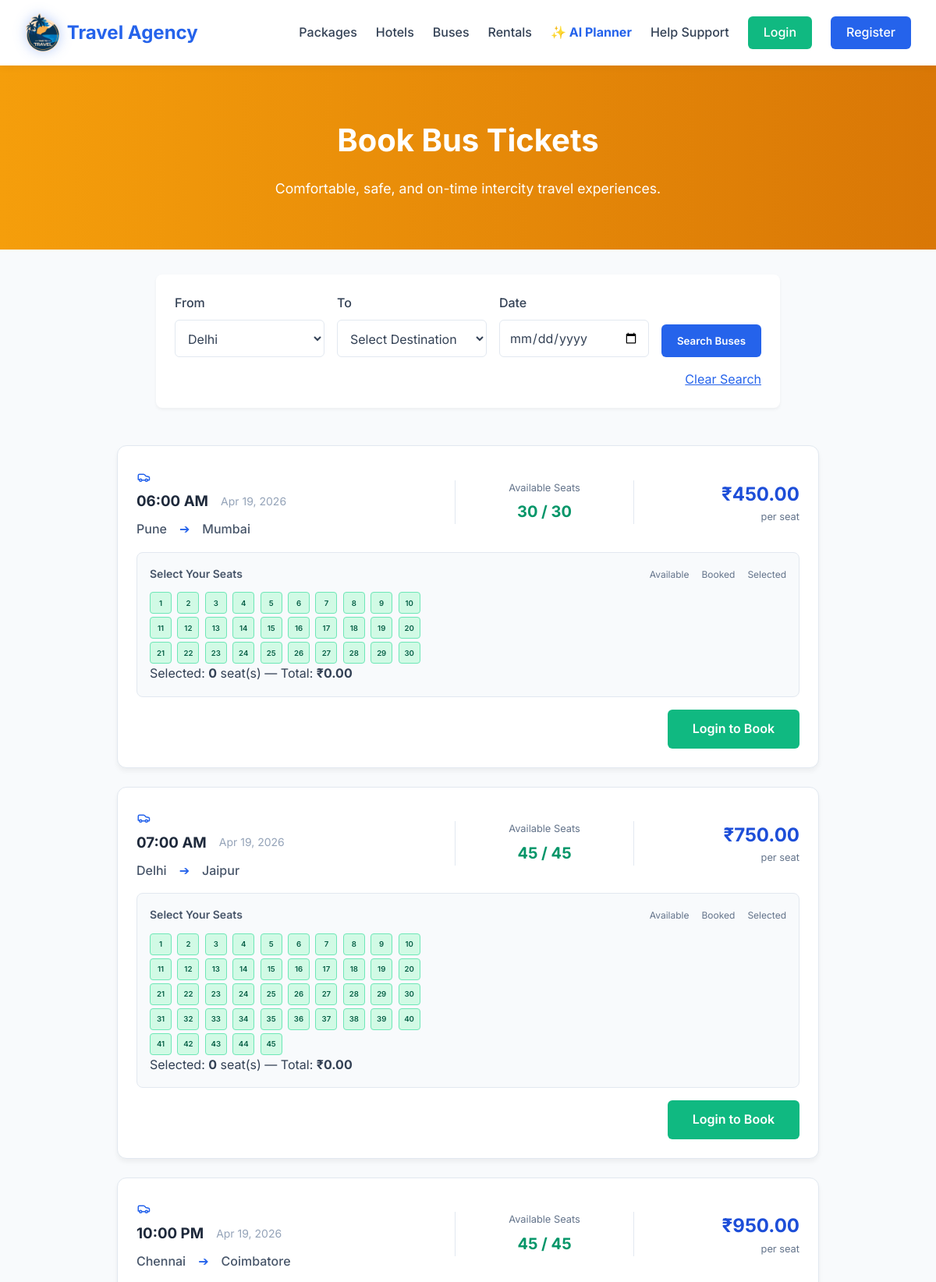
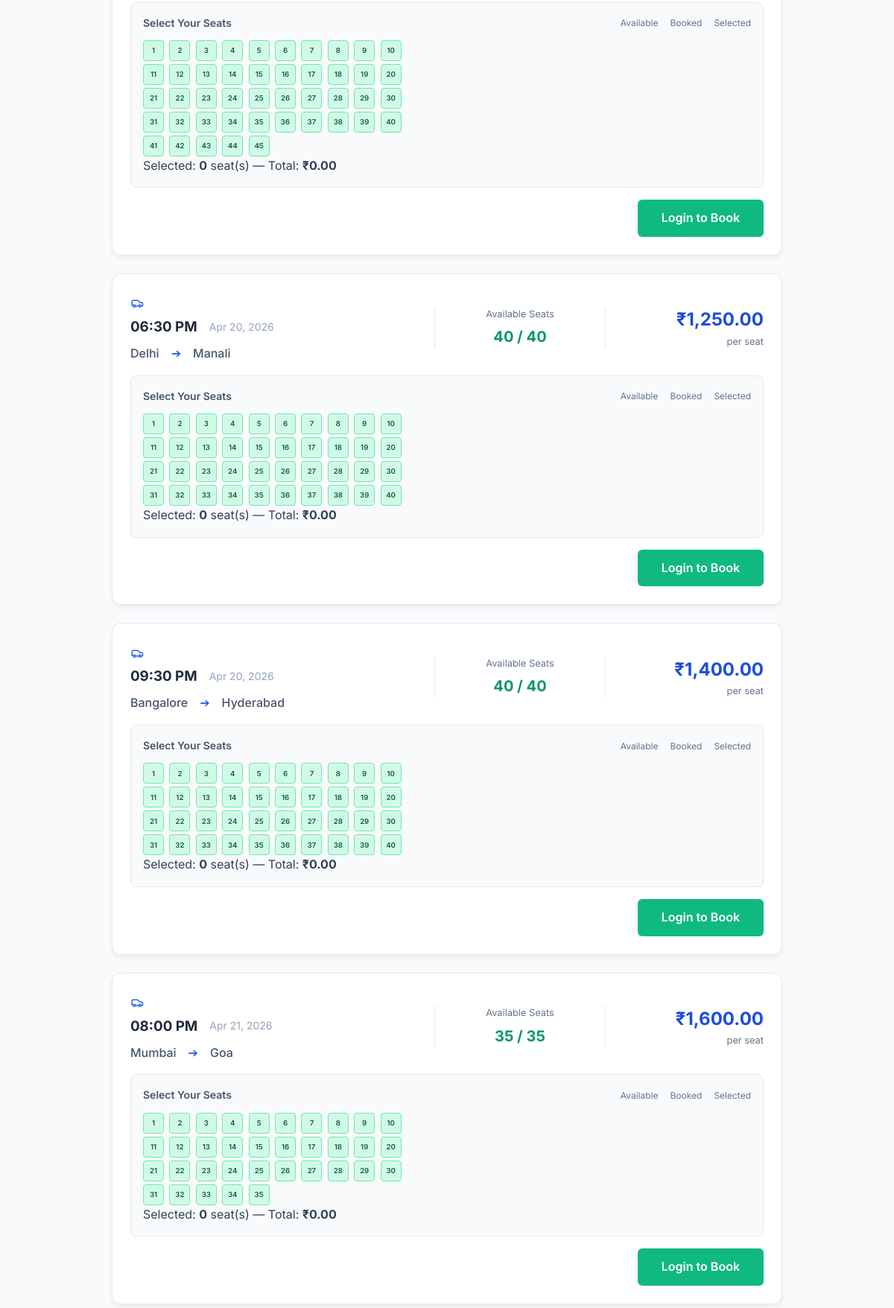
Page /buses.php?from=Delhi (upper part) on the committed database (2 pictures, top to bottom).
### tables this page shows
CREATE TABLE IF NOT EXISTS buses (
    id INT AUTO_INCREMENT PRIMARY KEY,
    from_location VARCHAR(100) NOT NULL,
    to_location VARCHAR(100) NOT NULL,
    departure_date DATE NOT NULL,
    departure_time TIME NOT NULL,
    price DECIMAL(10,2) NOT NULL,
    total_seats INT NOT NULL,
    available_seats INT NOT NULL,
    created_at TIMESTAMP DEFAULT CURRENT_TIMESTAMP
);

### config/database.php (called while the page is built, shortened)
<?php
function isLoggedIn() {
    return isset($_SESSION['user_id']);
}
function sanitize($data) {
    return htmlspecialchars(strip_tags(trim($data)));
}
?>

### buses.php (the view, shortened to what this page needs)
<?php
require_once 'config/database.php';
include 'includes/header.php';
$from = isset($_GET['from']) ? sanitize($_GET['from']) : '';
$to = isset($_GET['to']) ? sanitize($_GET['to']) : '';
$date = isset($_GET['date']) ? sanitize($_GET['date']) : '';
$whereClause = 'WHERE departure_date >= CURDATE()';
$params = [];
$locations = $pdo->query("SELECT DISTINCT from_location as loc FROM buses UNION SELECT DISTINCT to_location FROM buses ORDER BY loc")->fetchAll(PDO::FETCH_COLUMN);
$buses = $pdo->prepare("SELECT * FROM buses $whereClause ORDER BY departure_date ASC, departure_time ASC");
$buses->execute($params);
$buses = $buses->fetchAll();
?>
<div style="background: linear-gradient(to right, #f59e0b, #d97706); margin: -2rem -2rem 2rem; padding: 4rem 2rem; text-align: center; color: white;">
    <h1 style="font-size: 2.5rem; margin-bottom: 1rem;" data-lang="book_bus">Book Bus Tickets</h1>
    <p style="font-size: 1.1rem; max-width: 600px; margin: 0 auto;">Comfortable, safe, and on-time intercity travel experiences.</p>
</div>
<div class="filters-section" style="max-width: 800px; margin: 0 auto 3rem;">
    <form method="GET" action="" class="grid-2" style="grid-template-columns: 1fr 1fr 1fr auto; align-items: end;">
        <div class="form-group" style="margin-bottom: 0;">
            <label>From</label>
            <select name="from" class="form-control" required>
                <?php foreach($locations as $loc): ?>
                    <option value="<?php echo htmlspecialchars($loc); ?>" <?php echo $from==$loc?'selected':''; ?>><?php echo htmlspecialchars($loc); ?></option>
                <?php endforeach; ?>
            </select>
        </div>
        <div class="form-group" style="margin-bottom: 0;">
            <label>To</label>
            <select name="to" class="form-control" required>
                <option value="">Select Destination</option>
            </select>
        </div>
        <div class="form-group" style="margin-bottom: 0;">
            <label>Date</label>
            <input type="date" name="date" class="form-control" value="<?php echo $date; ?>" min="<?php echo date('Y-m-d'); ?>" required>
        </div>
        <div class="form-group" style="margin-bottom: 0;">
            <button type="submit" class="btn-primary" style="height: 42px; width: 100%;">Search Buses</button>
        </div>
    </form>
    <?php if($from || $to || $date): ?>
        <div style="text-align: right; margin-top: 1rem;">
            <a href="buses.html" style="color: var(--primary-color);">Clear Search</a>
        </div>
    <?php endif; ?>
</div>
<div style="max-width: 900px; margin: 0 auto;">
    <?php foreach($buses as $bus): ?>
    <div style="background: white; border-radius: 12px; padding: 1.5rem; margin-bottom: 1.5rem; box-shadow: 0 4px 6px rgba(0,0,0,0.05); border: 1px solid var(--border-color);">
        <div style="display: flex; flex-wrap: wrap; justify-content: space-between; align-items: center; gap: 1rem; margin-bottom: 1rem;">
            <div style="flex: 2; min-width: 250px;">
                <div style="font-weight: 700; color: #1e293b; font-size: 1.1rem; margin-bottom: 0.25rem;">
                </div>
                <div style="display: flex; align-items: center; gap: 1rem; margin-bottom: 0.5rem;">
                    <h3 style="margin: 0; color: #1e293b;"><?php echo date('h:i A', strtotime($bus['departure_time'])); ?></h3>
                    <span style="color: #94a3b8; font-size: 0.875rem;"><?php echo date('M d, Y', strtotime($bus['departure_date'])); ?></span>
                </div>
                <div style="display: flex; align-items: center; gap: 1rem; color: #475569; font-weight: 500;">
                    <span><?php echo htmlspecialchars($bus['from_location']); ?></span>
                    <span style="color: var(--primary-color);">➔</span>
                    <span><?php echo htmlspecialchars($bus['to_location']); ?></span>
                </div>
            </div>
            <div style="flex: 1; text-align: center; min-width: 130px; border-left: 1px solid var(--border-color); border-right: 1px solid var(--border-color); padding: 0 1rem;">
                <div style="color: #64748b; font-size: 0.8rem; margin-bottom: 0.25rem;">Available Seats</div>
                <div style="color: <?php echo $bus['available_seats']<5 ? 'var(--danger-color)' : '#059669'; ?>; font-weight: 700; font-size: 1.25rem;">
                    <?php echo $bus['available_seats']; ?> / <?php echo $bus['total_seats']; ?>
                </div>
            </div>
            <div style="flex: 1; text-align: right; min-width: 150px;">
                <div style="font-size: 1.5rem; font-weight: 700; color: var(--primary-dark);">₹<?php echo number_format($bus['price'], 2); ?></div>
                <div style="color: #64748b; font-size: 0.8rem;">per seat</div>
            </div>
        </div>
        <div style="background: #f8fafc; border-radius: 8px; padding: 1rem; border: 1px solid var(--border-color);">
            <div style="display: flex; justify-content: space-between; align-items: center; margin-bottom: 0.75rem;">
                <span style="font-weight: 600; font-size: 0.875rem; color: #475569;">Select Your Seats</span>
                <div style="display: flex; gap: 1rem; font-size: 0.75rem; color: #64748b;">
                    <span> Available</span> <span> Booked</span> <span> Selected</span>
                </div>
            </div>
            <div id="seatmap-<?php echo $bus['id']; ?>" style="display: grid; grid-template-columns: repeat(10, 1fr); gap: 4px; max-width: 350px;">
                <?php
                $booked = $bus['total_seats'] - $bus['available_seats'];
                for($s = 1; $s <= $bus['total_seats']; $s++):
                    $is_booked = $s <= $booked;
                ?>
                <div class="seat-cell <?php echo $is_booked ? 'seat-booked' : 'seat-avail'; ?>"
                     data-bus="<?php echo $bus['id']; ?>" data-seat="<?php echo $s; ?>"
                     <?php if(!$is_booked): ?>onclick="toggleSeat(this, <?php echo $bus['id']; ?>)"<?php endif; ?>
                     style="width: 28px; height: 28px; border-radius: 4px; display: flex; align-items: center; justify-content: center; font-size: 0.6rem; font-weight: 600; cursor: <?php echo $is_booked?'not-allowed':'pointer'; ?>;
                     background: <?php echo $is_booked ? '#fee2e2' : '#d1fae5'; ?>; color: <?php echo $is_booked ? '#991b1b' : '#065f46'; ?>; border: 1px solid <?php echo $is_booked ? '#fca5a5' : '#6ee7b7'; ?>;">
                    <?php echo $s; ?>
                </div>
                <?php endfor; ?>
            </div>
                Selected: <strong id="selected-count-<?php echo $bus['id']; ?>">0</strong> seat(s)
                — Total: <strong id="selected-total-<?php echo $bus['id']; ?>">₹0.00</strong>
        </div>
        <?php if($bus['available_seats'] > 0): ?>
        <form action="payment.html" method="POST" style="margin-top: 1rem; text-align: right;">
            <?php if(isLoggedIn()): ?>
                <button type="submit" class="btn-primary" style="padding: 0.75rem 2rem;">Book Selected Seats</button>
            <?php else: ?>
                <a href="login.html" class="btn-secondary" style="padding: 0.75rem 2rem;">Login to Book</a>
            <?php endif; ?>
        </form>
        <?php else: ?>
            <div style="margin-top: 1rem; text-align: center;"><button class="btn-secondary" disabled style="background: #94a3b8; cursor: not-allowed;">Sold Out</button></div>
        <?php endif; ?>
    </div>
    <?php endforeach; ?>
</div>
<?php include 'includes/footer.php'; ?>

### assets/css/style.css (style rules this page uses)
:root { --primary-color: #2563eb; --primary-dark: #1d4ed8; --secondary-color: #10b981; --secondary-dark: #059669; --bg-color: #f8fafc; --text-color: #334155; --text-muted: #64748b; --card-bg: #ffffff; --border-color: #e2e8f0; --danger-color: #ef4444; --header-bg: #ffffff; --table-header: #f1f5f9; --table-hover: #f8fafc; --shadow-color: rgba(0,0,0,0.05); --shadow-hover: rgba(0,0,0,0.1); --input-bg: #ffffff; }
* { margin: 0; padding: 0; box-sizing: border-box; font-family: 'Inter', system-ui, -apple-system, sans-serif; }
body { background-color: var(--bg-color); color: var(--text-color); line-height: 1.6; display: flex; flex-direction: column; min-height: 100vh; transition: background-color 0.3s, color 0.3s; }
.btn-primary { background: var(--primary-color); color: white !important; padding: 0.5rem 1.25rem; border-radius: 6px; border: none; cursor: pointer; font-weight: 600; transition: background 0.3s, transform 0.1s; text-decoration: none; display: inline-block; }
.btn-secondary { background: var(--secondary-color); color: white !important; padding: 0.5rem 1.25rem; border-radius: 6px; border: none; cursor: pointer; font-weight: 600; transition: background 0.3s; text-decoration: none; display: inline-block; }
.form-group { margin-bottom: 1.25rem; }
.form-group label { display: block; margin-bottom: 0.5rem; font-weight: 500; }
.form-control { width: 100%; padding: 0.75rem; border: 1px solid var(--border-color); border-radius: 6px; font-size: 1rem; transition: border-color 0.3s, background 0.3s; background: var(--input-bg); color: var(--text-color); }
.filters-section { background: var(--card-bg); padding: 1.5rem; border-radius: 8px; box-shadow: 0 2px 4px var(--shadow-color); margin-bottom: 2rem; transition: background 0.3s; }
.grid-2 { display: grid; grid-template-columns: 1fr 1fr; gap: 1rem; }

### rows in the picture
buses: departure_time "06:00 AM", departure_date "Apr 19, 2026", from_location "Pune", to_location "Mumbai", available_seats "30", total_seats "30", price "450.00"
buses: departure_time "07:00 AM", departure_date "Apr 19, 2026", from_location "Delhi", to_location "Jaipur", available_seats "45", total_seats "45", price "750.00"
buses: departure_time "10:00 PM", departure_date "Apr 19, 2026", from_location "Chennai", to_location "Coimbatore", available_seats "45", total_seats "45", price "950.00"
buses: departure_time "06:30 PM", departure_date "Apr 20, 2026", from_location "Delhi", to_location "Manali", available_seats "40", total_seats "40", price "1,250.00"
buses: departure_time "09:30 PM", departure_date "Apr 20, 2026", from_location "Bangalore", to_location "Hyderabad", available_seats "40", total_seats "40", price "1,400.00"
buses: departure_time "08:00 PM", departure_date "Apr 21, 2026", from_location "Mumbai", to_location "Goa", available_seats "35", total_seats "35", price "1,600.00"

### other values in the picture
form field from "Delhi"
